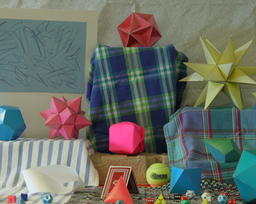
#> input picture CS543_CV/Lab5_Affine_factorization_binocular_stereo/data/moebius1.png, 256 x 204 px, shrunk from 1390 x 1110 before the run
$ python Yang_Derek_a5_p2.py
#> lines starting #> are read from the running program, lines starting #| are printed output that depends on the picture
import cv2
import numpy as np
import time

def sliding_window(img,stepSize=1,windowSize=1):
    half = int(windowSize/2)
    for j in range(half,img.shape[0]-half,stepSize):
        print("\rProcessing.. %d%% complete"%(j / (img.shape[0]-half) * 100), end="", flush=True)
        for i in range(half,img.shape[1]-half,stepSize):
            yield (i,j,img[j-half:j+half,i-half:i+half])

def downscale(img):
    result = cv2.resize(img,(img.shape[0]//2,img.shape[1]//2))
    return result

def upscale(img):
    result = cv2.resize(img,(img.shape[0]*2,img.shape[1]*2))
    return result

def match(window,right,i,j,method,windowSize,offset):
    disparity = 0
    half = int(windowSize/2)
    if method == "SSD":
        minSSD = 99999999
        temp = 0
        lf = i-offset if i-offset > half else half
        rt = i+offset if i+offset < right.shape[1]-half else right.shape[1]-half
        for k in range(lf,rt):
            temp = np.sum((window-right[j-half:j+half,k-half:k+half])**2)
            if temp < minSSD:
                minSSD = temp
                disparity = i - k
    elif method == "SAD":
        minSAD = 99999999
        temp = 0
        lf = i-offset if i-offset > half else half
        rt = i+offset if i+offset < right.shape[1]-half else right.shape[1]-half
        for k in range(lf,rt):
            temp = np.sum(np.abs(window-right[j-half:j+half,k-half:k+half]))
            if temp < minSAD:
                minSAD = temp
                disparity = i - k
    elif method == "NCC":
        maxZNCC = -99999
        temp = 0
        lf = i-offset if i-offset > half else half
        rt = i+offset if i+offset < right.shape[1]-half else right.shape[1]-half
        window_m = window - window.mean(axis=0)
        for k in range(lf,rt):
            right_m = right[j-half:j+half,k-half:k+half] - right[j-half:j+half,k-half:k+half].mean(axis=0)
            temp = np.sum((window_m/np.linalg.norm(window_m))*(right_m/np.linalg.norm(right_m)))
            if temp > maxZNCC:
                maxZNCC = temp
                disparity = i - k
    return disparity

def main():
    resize = True
    imgDir = "data/"
    #imgList = ["tsukuba1.jpg", "tsukuba2.jpg"]
    imgList = ["moebius1.png", "moebius2.png"]

    img1 = cv2.imread(imgDir + imgList[0],cv2.IMREAD_GRAYSCALE)
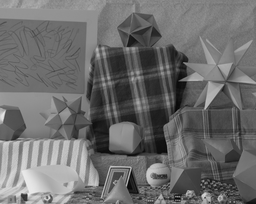
#> img1: shape (204, 256); min 0, max 236, mean 108.7
    img2 = cv2.imread(imgDir + imgList[1],cv2.IMREAD_GRAYSCALE)
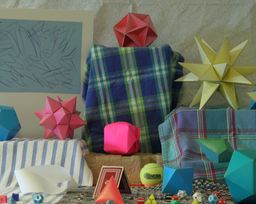
#> input picture CS543_CV/Lab5_Affine_factorization_binocular_stereo/data/moebius2.png, 256 x 204 px, shrunk from 1390 x 1110 before the run
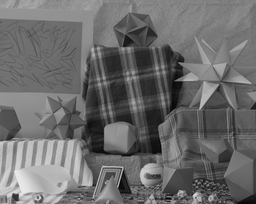
#> img2: shape (204, 256); min 1, max 237, mean 107.7

    if resize:
        for  i in range(2):
            img1 = downscale(img1)
            img2 = downscale(img2)
#> this loop made 2 passes
#> pass 1, in downscale, `result = cv2.resize(img,(img.shape[0]//2,img.shape[1]//2))`:
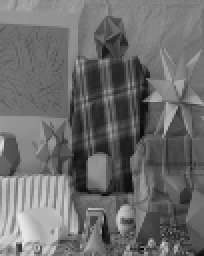
#> result: shape (128, 102) (shown 2 times larger); min 7, max 232, mean 108.6
#> pass 1, in downscale (call 2), `result = cv2.resize(img,(img.shape[0]//2,img.shape[1]//2))`:
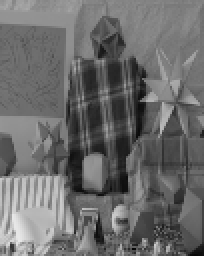
#> result: shape (128, 102) (shown 2 times larger); min 6, max 231, mean 107.6
#> pass 2, in downscale (call 4), `result = cv2.resize(img,(img.shape[0]//2,img.shape[1]//2))`:
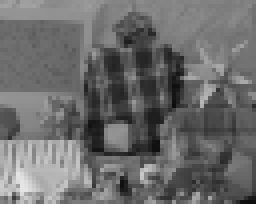
#> result: shape (51, 64) (shown 4 times larger); min 13, max 230, mean 107.4


    img1 = img1/255
#> img1: shape (51, 64) float64
    img2 = img2/255
#> img2: shape (51, 64) float64

    windowSize = 6
    step = 1
    offset = 30

    disparities = np.zeros((img1.shape),np.uint8)

    start = time.time()

    for i,j,window in sliding_window(img1,step,windowSize):
        disparities[j,i] = abs(match(window,img2,i,j,"SAD",windowSize,offset) * (255 / offset))
#> this loop made 2610 passes
#> (i, j, lf in match, rt in match) on passes 1 to 3: (3, 3, 3, 33), (4, 3, 3, 34), (5, 3, 3, 35)
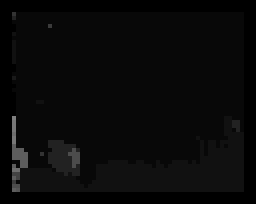
#> disparities: shape (51, 64) (shown 4 times larger); min 0, max 127, mean 9.2

    end = time.time()

    print('\n',"Time spent: ",end-start)
    # if resize:
    #     for i in range(2):
    #         disparities = upscale(disparities)

    cv2.imwrite("mobi.jpg",disparities)
    # cv2.imshow("img",disparities)
    # cv2.waitKey(0)
    # cv2.destroyAllWindows()

if __name__ == "__main__":
    main()
